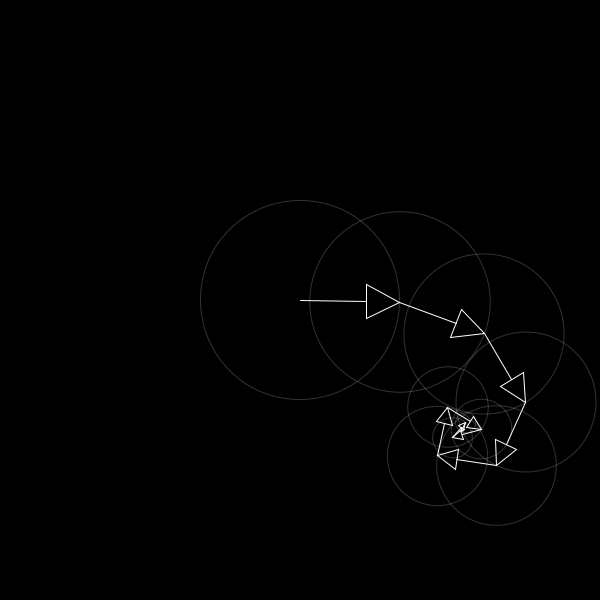
Frame 1 (no input)
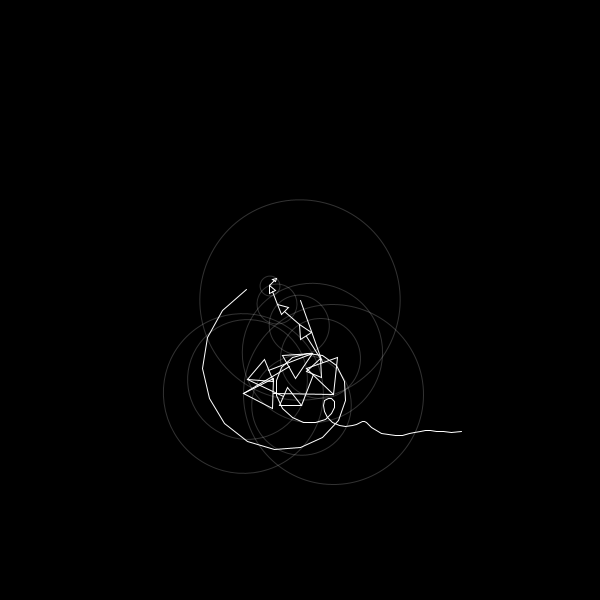
Frame 60 (the mouse pressed at the canvas centre just before this capture)
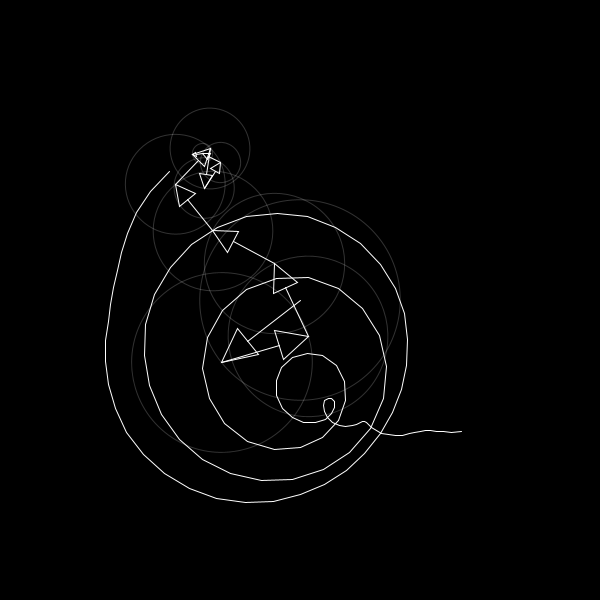
Frame 120 (the mouse held since frame 60 and released just before this capture)

The Processing sketch that drew these frames (run headless with seeded random() and noise(); from frame 60 on, the mouse is pressed at the canvas centre):

// Processing sketch: MainScript
// ── MainScript.pde
FloatList initAngleList;
FloatList sizeList;
FloatList speedList;
ArrayList<Circle> circles;
Circle lastCircle;
int nbrCircles;
ArrayList<FloatList> drawing;

void setup(){
  size(600, 600);
  frameRate(30);
  
  initAngleList = new FloatList();
  sizeList = new FloatList();
  speedList = new FloatList();
  circles = new ArrayList<Circle>();
  nbrCircles = 10;
  drawing = new ArrayList<FloatList>();
  
  for(int i = 0; i<nbrCircles; i++){
    initAngleList.append(i * PI/nbrCircles);
    sizeList.append(100 * (nbrCircles-i)/nbrCircles);
    speedList.append(map(i, 0, nbrCircles, PI/960, PI/240));
  }
  
  Circle circle = new Circle(speedList.get(0), sizeList.get(0), initAngleList.get(0));
  circle.setFirst();
  circles.add(circle);
  for(int i = 1; i<nbrCircles; i++){
    circle = new Circle(speedList.get(i), sizeList.get(i), initAngleList.get(i));
    circles.get(i-1).setNext(circle);
    circle.setPrecedent(circles.get(i-1));
    circles.add(circle);
    lastCircle = circle;
  }
}

void draw(){
  background(0);
  translate(width/2, height/2);
  noFill();
  
  if(drawing.size() > 500){
    drawing.remove(0);
  }
  beginShape();
  for(FloatList coord : drawing){
    vertex(coord.get(0), coord.get(1));
  }
  endShape();
  
  for(Circle circle : circles){
    circle.update();
  }
  lastCircle.display();
  
  FloatList coord = new FloatList();
  float totalAngle = 0;
  float xCoord = 0;
  float yCoord = 0;
  Circle currentCircle = circles.get(0);
  while(currentCircle.hasNext){
    totalAngle += currentCircle.angle;
    xCoord += currentCircle.size * cos(totalAngle);
    yCoord += currentCircle.size * sin(totalAngle);
    currentCircle = currentCircle.next;
  }
  totalAngle += currentCircle.angle;
  xCoord += currentCircle.size * cos(totalAngle);
  yCoord += currentCircle.size * sin(totalAngle);
  coord.append(xCoord);
  coord.append(yCoord);
  drawing.add(coord);
}

// ── Circle.pde
class Circle{
  Circle precedent;
  Circle next;
  boolean first;
  boolean hasAnterior;
  boolean hasNext;
  float speed;
  float size;
  float angle;
  
  Circle(float sp, float si, float a){
    this.first = false;
    this.hasAnterior = false;
    this.hasNext = false;
    this.speed = sp;
    this.size = si;
    this.angle = a;
  }
  
  void setPrecedent(Circle c){
    this.precedent = c;
    this.hasAnterior = true;
  }
  
  void setNext(Circle c){
    this.next = c;
    this.hasNext = true;
  }
  
  void setFirst(){
    this.first = true;
  }
  
  void update(){
    this.angle += this.speed*2*PI;
  }
  
  void display(){
    if(!this.first){
      this.precedent.display();
    }
    
    rotate(this.angle);
    stroke(255, 50);
    ellipse(0, 0, 2*this.size, 2*this.size);
    stroke(255);
    line(0, 0, 2.0/3*this.size, 0);
    triangle(this.size, 0, 2.0/3*this.size, 1.0/6*this.size, 2.0/3*this.size, -1.0/6*this.size);
    translate(this.size, 0);
  }
}
